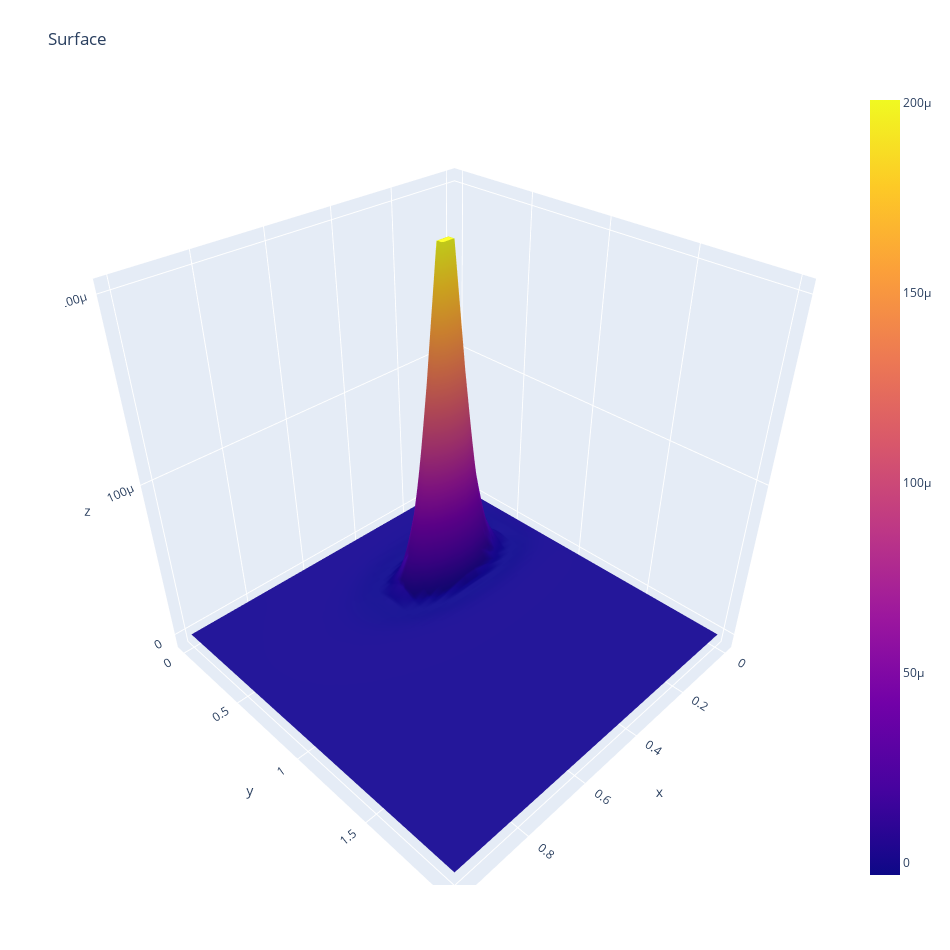

Notebook cell for this chart:
### Code cell
X, Y = np.meshgrid(xx, yy)
Z = res.reshape(M + 3, -1)[1:-1, 1:-1]
fig = go.Figure(data=[go.Surface(z=Z, x=X, y=Y)])
fig.update_layout(title='Surface', autosize=False,
                  width=950, height=950,
                  margin=dict(l=65, r=50, b=65, t=90))

fig.show()

### Figure 1 — Plotly figure (JSON) as saved in the notebook; plotly's stock layout.template omitted (floating-point values rounded to 4 significant figures; data arrays with more than 128 entries replaced by an {"elided": "..."} marker saying what was removed)
{"data": [{"type": "surface", "x": {"elided": "51x26 float values"}, "y": {"elided": "51x26 float values"}, "z": {"elided": "51x26 float values"}}], "layout": {"autosize": false, "height": 950, "margin": {"b": 65, "l": 65, "r": 50, "t": 90}, "title": {"text": "Surface"}, "width": 950}}
